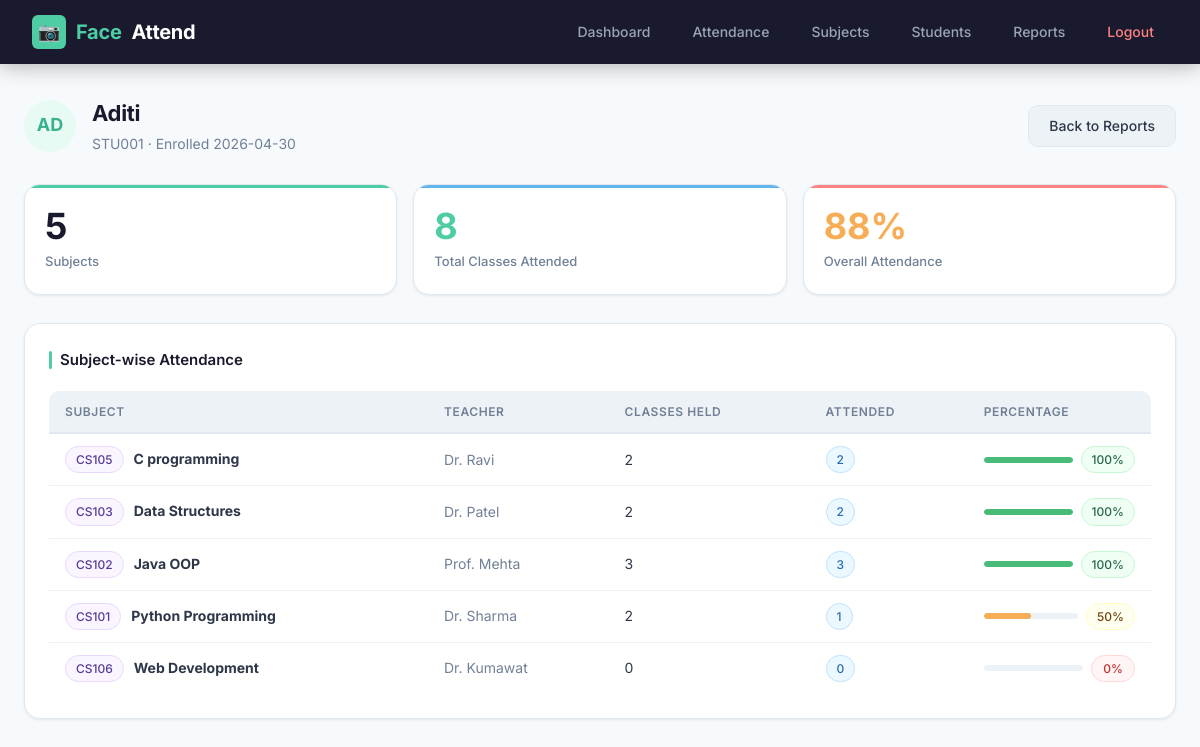
Page /student/STU001 (signed in) on the committed database.
### tables this page shows
CREATE TABLE students (
            id          INTEGER PRIMARY KEY AUTOINCREMENT,
            name        TEXT    NOT NULL,
            student_id  TEXT    UNIQUE NOT NULL,
            enrolled_at TEXT    NOT NULL
        );

CREATE TABLE subjects (
            id            INTEGER PRIMARY KEY AUTOINCREMENT,
            subject_code  TEXT    UNIQUE NOT NULL,
            subject_name  TEXT    NOT NULL,
            teacher_name  TEXT    NOT NULL,
            created_at    TEXT    NOT NULL
        );

### app.py (the view)
@app.route("/student/<student_id>")
@login_required
def student_detail(student_id):
    from backend.database import get_student_by_id
    student = get_student_by_id(student_id)
    report  = get_student_subject_report(student_id)
    totals  = {r["subject_code"]: r["total_classes"]
               for r in get_total_classes_per_subject()}
    return render_template("student_detail.html",
                           student=student,
                           report=report,
                           totals=totals)

### app.py (called while the page is built)
def login_required(f):
    from functools import wraps
    @wraps(f)
    def decorated(*args, **kwargs):
        if "logged_in" not in session:
            return redirect(url_for("login"))
        return f(*args, **kwargs)
    return decorated

### backend/database.py (called while the page is built)
def get_connection():
    conn = sqlite3.connect(DB_PATH)
    conn.row_factory = sqlite3.Row
    return conn

def get_student_by_id(student_id):
    conn = get_connection()
    cursor = conn.cursor()
    cursor.execute("SELECT * FROM students WHERE student_id = ?", (student_id,))
    student = cursor.fetchone()
    conn.close()
    return student

def get_student_subject_report(student_id):
    conn = get_connection()
    cursor = conn.cursor()
    cursor.execute("""
        SELECT
            sub.subject_code,
            sub.subject_name,
            sub.teacher_name,
            COUNT(a.id) AS classes_attended
        FROM subjects sub
        LEFT JOIN attendance a
          ON sub.subject_code = a.subject_code
         AND a.student_id = ?
        GROUP BY sub.subject_code
        ORDER BY sub.subject_name
    """, (student_id,))
    report = cursor.fetchall()
    conn.close()
    return report

def get_total_classes_per_subject():
    conn = get_connection()
    cursor = conn.cursor()
    cursor.execute("""
        SELECT subject_code, subject_name, teacher_name,
               COUNT(DISTINCT date) AS total_classes
        FROM attendance
        GROUP BY subject_code
    """)
    data = cursor.fetchall()
    conn.close()
    return data

### templates/student_detail.html (shortened to what this page needs)
{% extends "base.html" %}
{% block content %}
<div class="page-header">
  <div style="display:flex;align-items:center;gap:1rem">
    <div class="student-avatar" style="width:52px;height:52px;font-size:18px">
      {{ student.name[:2].upper() }}
    </div>
    <div>
      <div class="page-title">{{ student.name }}</div>
      <div class="page-subtitle">{{ student.student_id }} &middot; Enrolled {{ student.enrolled_at[:10] }}</div>
    </div>
  </div>
  <a href="/reports" class="btn btn-secondary">Back to Reports</a>
</div>
<div class="stat-grid">
  {% set total_attended = report|sum(attribute='classes_attended') %}
  {% set total_classes  = totals.values()|sum %}
  <div class="stat-card">
    <div class="num">{{ report|length }}</div>
    <div class="label">Subjects</div>
  </div>
  <div class="stat-card">
    <div class="num" style="color:#4ecca3">{{ total_attended }}</div>
    <div class="label">Total Classes Attended</div>
  </div>
  <div class="stat-card">
    <div class="num" style="color:#f6ad55">
      {% if total_classes > 0 %}{{ ((total_attended / total_classes) * 100)|int }}%{% else %}—{% endif %}
    </div>
    <div class="label">Overall Attendance</div>
  </div>
</div>
<div class="card">
  <div class="card-title">Subject-wise Attendance</div>
  <div class="table-wrap">
  <table>
    <thead>
      <tr><th>Subject</th><th>Teacher</th><th>Classes Held</th><th>Attended</th><th>Percentage</th></tr>
    </thead>
    <tbody>
      {% for r in report %}
      {% set held = totals.get(r.subject_code, 0) %}
      {% set pct  = ((r.classes_attended / held * 100)|int) if held > 0 else 0 %}
      <tr>
        <td>
          <span class="badge badge-purple">{{ r.subject_code }}</span>
          <strong style="margin-left:6px">{{ r.subject_name }}</strong>
        </td>
        <td style="color:var(--text-muted)">{{ r.teacher_name }}</td>
        <td>{{ held }}</td>
        <td><span class="badge badge-blue">{{ r.classes_attended }}</span></td>
        <td>
          <div style="display:flex;align-items:center;gap:8px">
            <div style="flex:1;height:6px;background:var(--bg2);border-radius:3px;overflow:hidden">
              <div style="width:{{ pct }}%;height:100%;background:{% if pct >= 75 %}#48bb78{% elif pct >= 50 %}#f6ad55{% else %}#fc8181{% endif %};border-radius:3px"></div>
            </div>
            <span class="badge {% if pct >= 75 %}badge-green{% elif pct >= 50 %}badge-yellow{% else %}badge-red{% endif %}" style="min-width:44px;justify-content:center">
              {{ pct }}%
            </span>
          </div>
        </td>
      </tr>
      {% endfor %}
    </tbody>
  </table>
  </div>
</div>
{% endblock %}

### static/style.css (style rules this page uses)
*, *::before, *::after { margin: 0; padding: 0; box-sizing: border-box; }
:root { --primary: #4ecca3; --primary-dark: #38b28e; --primary-light: #e8faf4; --dark: #1a1a2e; --dark2: #16213e; --dark3: #0f3460; --text: #2d3748; --text-muted: #718096; --text-light: #a0aec0; --bg: #f7fafc; --bg2: #edf2f7; --white: #ffffff; --border: #e2e8f0; --shadow-sm: 0 1px 3px rgba(0,0,0,.08); --shadow: 0 4px 16px rgba(0,0,0,.08); --shadow-lg: 0 8px 32px rgba(0,0,0,.12); --radius-sm: 6px; --radius: 10px; --radius-lg: 16px; --radius-xl: 24px; --success: #48bb78; --danger: #fc8181; --warning: #f6ad55; --info: #63b3ed; }
html { scroll-behavior: smooth; }
body { font-family: 'Inter', 'Segoe UI', sans-serif; background: var(--bg); color: var(--text); min-height: 100vh; font-size: 15px; line-height: 1.6; }
.page-header { display: flex; align-items: center; justify-content: space-between; margin-bottom: 1.75rem; flex-wrap: wrap; gap: 1rem; }
.page-title { font-size: 22px; font-weight: 700; color: var(--dark); letter-spacing: -.3px; }
.page-subtitle { font-size: 14px; color: var(--text-muted); margin-top: 2px; }
.card { background: var(--white); border-radius: var(--radius-lg); padding: 1.5rem; box-shadow: var(--shadow-sm); border: 1px solid var(--border); margin-bottom: 1.5rem; transition: box-shadow .2s; }
.card-title { font-size: 15px; font-weight: 600; color: var(--dark); margin-bottom: 1.2rem; display: flex; align-items: center; gap: 8px; }
.card-title::before { content: ''; width: 3px; height: 18px; background: var(--primary); border-radius: 2px; display: inline-block; }
.stat-grid { display: grid; grid-template-columns: repeat(auto-fit, minmax(160px, 1fr)); gap: 1rem; margin-bottom: 1.75rem; }
.stat-card { background: var(--white); border-radius: var(--radius-lg); padding: 1.4rem 1.25rem; box-shadow: var(--shadow-sm); border: 1px solid var(--border); position: relative; overflow: hidden; transition: transform .18s, box-shadow .18s; }
.stat-card::after { content: ''; position: absolute; top: 0; left: 0; right: 0; height: 3px; border-radius: var(--radius-lg) var(--radius-lg) 0 0; }
.stat-card:nth-child(1)::after { background: var(--primary); }
.stat-card:nth-child(2)::after { background: var(--info); }
.stat-card:nth-child(3)::after { background: var(--danger); }
.stat-card .num { font-size: 36px; font-weight: 700; line-height: 1.1; margin-bottom: 4px; color: var(--dark); }
.stat-card .label { font-size: 13px; color: var(--text-muted); font-weight: 500; }
.btn { display: inline-flex; align-items: center; gap: 6px; padding: 9px 20px; border-radius: var(--radius); border: none; cursor: pointer; font-size: 14px; font-weight: 500; text-decoration: none; transition: all .18s; white-space: nowrap; font-family: inherit; }
.btn-secondary { background: var(--bg2); color: var(--text); border: 1px solid var(--border); }
.table-wrap { overflow-x: auto; border-radius: var(--radius); }
table { width: 100%; border-collapse: collapse; font-size: 14px; }
thead tr { background: var(--bg2); border-bottom: 2px solid var(--border); }
th { padding: 11px 16px; text-align: left; font-weight: 600; color: var(--text-muted); font-size: 12px; text-transform: uppercase; letter-spacing: .05em; white-space: nowrap; }
td { padding: 12px 16px; border-bottom: 1px solid var(--bg2); color: var(--text); vertical-align: middle; }
tbody tr { transition: background .12s; }
tbody tr:last-child td { border-bottom: none; }
.badge { display: inline-flex; align-items: center; gap: 4px; padding: 3px 10px; border-radius: 20px; font-size: 12px; font-weight: 500; white-space: nowrap; }
.badge-green { background: #f0fff4; color: #276749; border: 1px solid #c6f6d5; }
.badge-red { background: #fff5f5; color: #c53030; border: 1px solid #fed7d7; }
.badge-blue { background: #ebf8ff; color: #2b6cb0; border: 1px solid #bee3f8; }
.badge-yellow { background: #fffff0; color: #744210; border: 1px solid #fefcbf; }
.badge-purple { background: #faf5ff; color: #553c9a; border: 1px solid #e9d8fd; }
.student-avatar { width: 38px; height: 38px; border-radius: 50%; background: var(--primary-light); color: var(--primary-dark); display: inline-flex; align-items: center; justify-content: center; font-size: 13px; font-weight: 700; flex-shrink: 0; }

### rows in the picture
students: name "AD", name "Aditi", student_id "STU001", enrolled_at "2026-04-30"
subjects: subject_code "CS106", subject_name "Web Development", teacher_name "Dr. Kumawat", held "0", classes_attended "0", pct "0"

### other values in the picture
{{ report|length }} "5"
{{ total_attended }} "8"
{{ ((total_attended / total_classes) * 100)|int }} "88"
{{ r.subject_code }} "CS105" "CS103" "CS102" "CS101"
{{ r.subject_name }} "C programming" "Data Structures" "Java OOP" "Python Programming"
{{ r.teacher_name }} "Dr. Ravi" "Dr. Patel" "Prof. Mehta" "Dr. Sharma"
{{ held }} "2" "2" "3" "2"
{{ r.classes_attended }} "2" "2" "3" "1"
{{ pct }} "100" "100" "100" "50"
